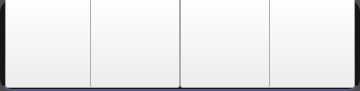
   <widget class="QGroupBox" name="ControlBox">
    <property name="geometry">
     <rect>
      <x>0</x>
      <y>-200</y>
      <width>360</width>
      <height>91</height>
     </rect>
    </property>
    <property name="styleSheet">
     <string notr="true">QGroupBox{
background-color: rgba(0, 0, 0, 180);
border-style:outset; 
 border-top: 0px solid gray; 
border-right: 0px solid gray;
border-bottom: 2px solid rgb(85, 85, 127);
 border-left: 0px solid white;  
border-radius: 12px; 
}

QPushButton:pressed{
	background-color: qlineargradient(spread:pad, x1:0.511, y1:0.0742273, x2:0.488273, y2:0.915, stop:0.170455 rgba(0, 0, 0, 255), stop:0.789773 rgba(50, 50, 50, 252));
}

QPushButton:focus{
	background-color: qlineargradient(spread:pad, x1:0.511, y1:0.0742273, x2:0.488273, y2:0.915, stop:0.170455 rgba(0, 0, 0, 255), stop:0.789773 rgba(50, 50, 50, 252));
}</string>
    </property>
    <property name="title">
     <string/>
    </property>
    <widget class="QPushButton" name="pushButton_6">
     <property name="geometry">
      <rect>
       <x>265</x>
       <y>-2</y>
       <width>90</width>
       <height>90</height>
      </rect>
     </property>
     <property name="focusPolicy">
      <enum>Qt::StrongFocus</enum>
     </property>
     <property name="styleSheet">
      <string notr="true">QPushButton#pushButton_6{
border-image: url(:/icon/setting-64.png) 3 3 3 3;

}</string>
     </property>
     <property name="text">
      <string/>
     </property>
    </widget>
    <widget class="QPushButton" name="pushButton_7">
     <property name="geometry">
      <rect>
       <x>180</x>
       <y>-2</y>
       <width>90</width>
       <height>90</height>
      </rect>
     </property>
     <property name="focusPolicy">
      <enum>Qt::StrongFocus</enum>
     </property>
     <property name="styleSheet">
      <string notr="true">QPushButton#pushButton_7{
border-image: url(:/icon/search-icon.png);

}</string>
     </property>
     <property name="text">
      <string/>
     </property>
    </widget>
    <widget class="QPushButton" name="pushButton_4">
     <property name="geometry">
      <rect>
       <x>5</x>
       <y>-2</y>
       <width>90</width>
       <height>90</height>
      </rect>
     </property>
     <property name="focusPolicy">
      <enum>Qt::StrongFocus</enum>
     </property>
     <property name="styleSheet">
      <string notr="true">QPushButton{
border-image: url(:/icon/ma-Musique-icon.png) 3 3 3 3;

}</string>
     </property>
     <property name="text">
      <string/>
     </property>
    </widget>
    <widget class="QPushButton" name="pushButton_5">
     <property name="geometry">
      <rect>
       <x>90</x>
       <y>-2</y>
       <width>90</width>
       <height>90</height>
      </rect>
     </property>
     <property name="focusPolicy">
      <enum>Qt::StrongFocus</enum>
     </property>
     <property name="styleSheet">
      <string notr="true">QPushButton{
border-image: url(:/icon/liste.png) ;

}</string>
     </property>
     <property name="text">
      <string/>
     </property>
    </widget>
   </widget>
